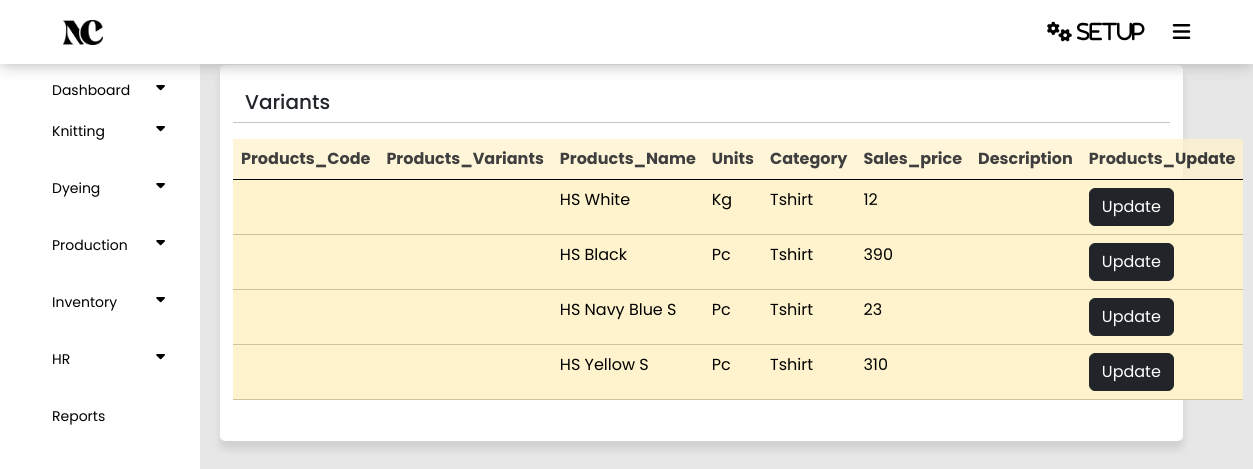
Before: /productshow.php with the older database file.
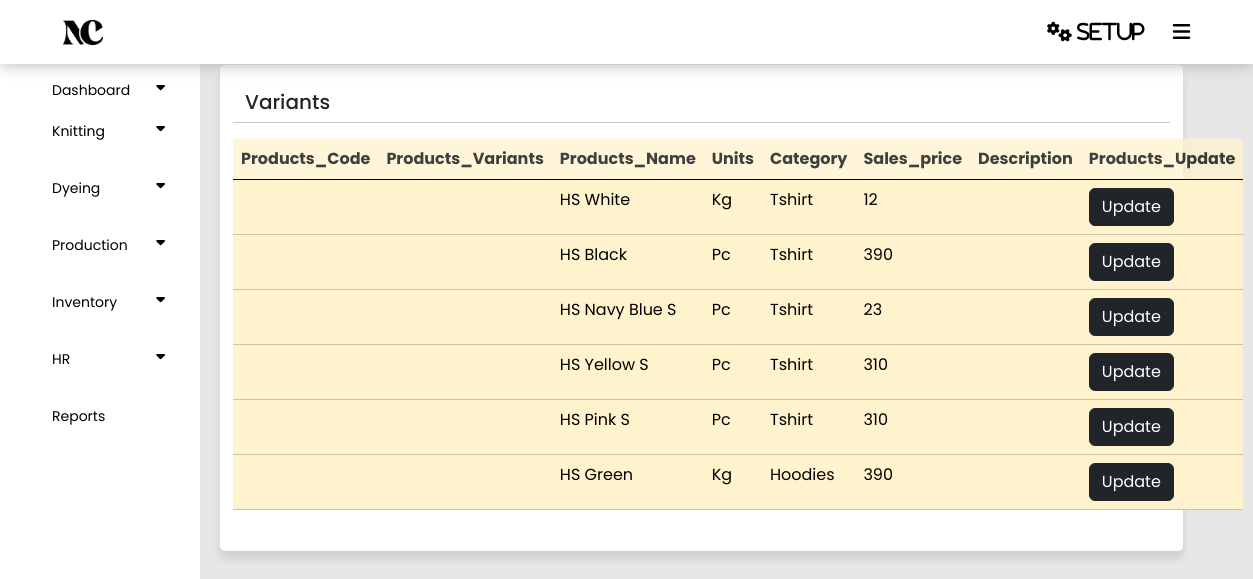
After: the same page with the newer database file.
### tables this page shows
CREATE TABLE `products` (
  `Id` int(255) NOT NULL,
  `Code` varchar(255) NOT NULL,
  `Name` varchar(255) NOT NULL,
  `Measurement` varchar(255) NOT NULL,
  `Category` varchar(255) NOT NULL,
  `Sales_Price` int(11) NOT NULL,
  `Purchase_Price` int(255) NOT NULL,
  `Status` tinyint(255) NOT NULL DEFAULT 1
);

### productshow.php (the view, shortened to what this page needs)
<?php
require('config.php');
require('dashboard.php');
$fetch = "SELECT * FROM `products` WHERE status = 1";
$query = mysqli_query($connect , $fetch);
?>
<!DOCTYPE html>
<html lang="en">
<head>
    <link href="https://cdn.jsdelivr.net/npm/bootstrap@5.3.3/dist/css/bootstrap.min.css" rel="stylesheet">
    <link rel="stylesheet" type="text/css" href="style.css">
</head>
<body>
<section class="container">
                <h5>Variants</h5>
                <div class="row justify-content-right">
                <hr>
            <table class="table table-warning">
                <thead class="bg-warning p-2 text-dark bg-opacity-10" style="opacity: 75%;">
                    <tr>
                    <th scope="col">Products_Code</th>
                    <th scope="col">Products_Variants</th>
                    <th scope="col">Products_Name</th>
                    <th scope="col">Units</th>
                    <th scope="col">Category</th>
                    <th scope="col">Sales_price </th>
                    <th scope="col">Description </th>
                    <th scope="col">Products_Update</th>
                    </tr>
                </thead>
                <tbody>
                <?php while ($row = mysqli_fetch_assoc($query)) {
                     ?>
                    <tr>
                    <td><?php echo $row ['Product_Id']?></td>
                    <td><?php echo $row ['Variants']?></td>
                    <td><?php echo $row ['Name']?></td>
                    <td><?php echo $row ['Measurement']?></td>
                    <td><?php echo $row ['Category']?></td>
                    <td><?php echo $row ['Sales_Price']?></td>
                    <td><?php echo $row ['Description']?></td>
                    <td ><a href="adelete.php?Id=<?php echo $row ['Id'];?>" class="btn btn-dark">Update</a></td>
                </tr>
                <?php
                    }
                ?>
                </tbody>
            </table>
        </section>
</body>
</html>

Changed rows visible on the page:
added products: Name "HS Pink S", Measurement "Pc", Category "Tshirt", Sales_Price "310"
added products: Name "HS Green", Measurement "Kg", Category "Hoodies", Sales_Price "390"
